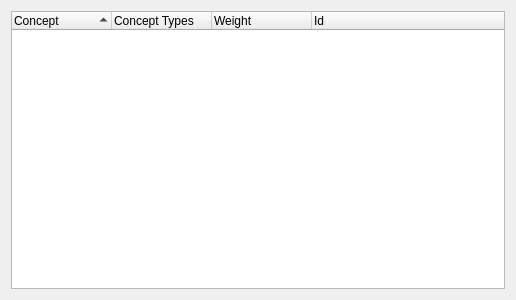
<ui version="4.0" >
 <class>QGWeightInfos</class>
 <widget class="QWidget" name="QGWeightInfos" >
  <property name="geometry" >
   <rect>
    <x>0</x>
    <y>0</y>
    <width>516</width>
    <height>300</height>
   </rect>
  </property>
  <property name="windowTitle" >
   <string>Form</string>
  </property>
  <layout class="QVBoxLayout" name="verticalLayout" >
   <item>
    <widget class="QTreeWidget" name="Infos" >
     <property name="maximumSize" >
      <size>
       <width>508</width>
       <height>16777215</height>
      </size>
     </property>
     <property name="rootIsDecorated" >
      <bool>false</bool>
     </property>
     <property name="itemsExpandable" >
      <bool>false</bool>
     </property>
     <property name="sortingEnabled" >
      <bool>true</bool>
     </property>
     <property name="expandsOnDoubleClick" >
      <bool>false</bool>
     </property>
     <column>
      <property name="text" >
       <string>Concept</string>
      </property>
     </column>
     <column>
      <property name="text" >
       <string>Concept Types</string>
      </property>
     </column>
     <column>
      <property name="text" >
       <string>Weight</string>
      </property>
     </column>
     <column>
      <property name="text" >
       <string>Id</string>
      </property>
     </column>
    </widget>
   </item>
  </layout>
 </widget>
 <resources/>
 <connections/>
</ui>
